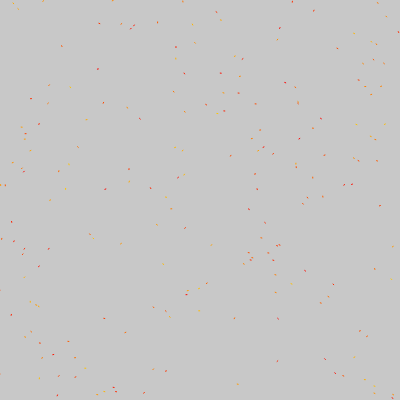
Frame 1 (no input)
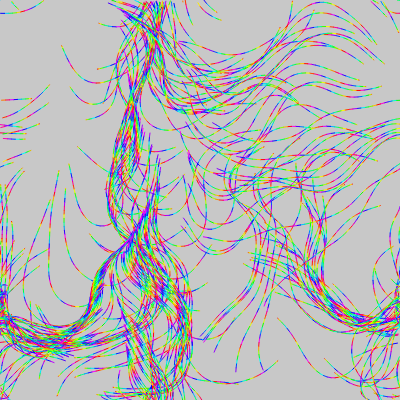
Frame 60 (no input)
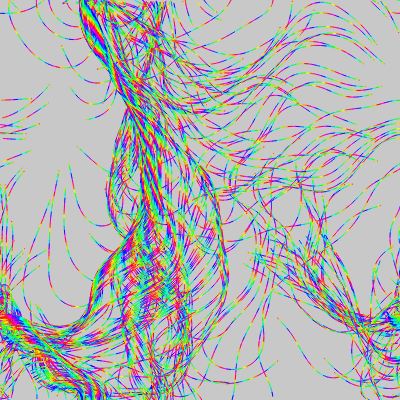
Frame 120 (the mouse pressed at the canvas centre since frame 60)

The p5.js sketch that drew these frames (run headless with seeded random() and noise() and a simulated clock; from frame 60 on, the mouse is pressed at the canvas centre):

// p5.js sketch
// ── sketch.js
let scl = 4
let xoff =0
let yoff =0
let zoff =0
let increment = 0.01
let z_increment = 0.0001
let cols
let rows

let particles = []
let flowfield = []
let show_arrow = true


let state = 0;
let a = 255;
let r = 255;
let g = 0;
let b = 0;

function setup() {
  createCanvas(400, 400);
  cols = floor(width / scl)
  rows = floor(height / scl)
  flowfield = new Array(cols * rows);

  for(let i = 0; i < 200; i++){
    particles[i] = new Particle()
  }
  background(200)
}

function mouseDragged(){

  particles.push(new Particle(mouseX, mouseY))
  
}

function draw() {
  yoff = 0
  for(let y = 0; y < rows; y++){
    xoff = 0
    for(let x = 0; x < cols; x++){
      


      let angle = noise(xoff,yoff,zoff) * TWO_PI * 4
      let v = p5.Vector.fromAngle(angle)
      v.setMag(1)
      flowfield[x + y * cols] = v
      xoff+=increment

      //FLECHES!!

      /*
      noStroke()
      fill(noise(xoff,yoff,zoff) * 100 )
      rect(x * scl, y * scl, scl)

      stroke(0,50)
      push()
      translate(x * scl, y * scl)
      rotate(v.heading())
      line(0, 0, scl, 0)
      pop()
      */



    }
    yoff += increment
    zoff+= z_increment
  }


  for(let i = 0; i < particles.length; i++){
    particles[i].follow(flowfield);
    particles[i].update();
    particles[i].edges();
    particles[i].show();
  }

  console.log(frameRate())

}

// ── particle.js
// Daniel Shiffman
// http://codingtra.in
// http://patreon.com/codingtrain
// Code for: https://youtu.be/BjoM9oKOAKY

class Particle {
  constructor(x,y) {
    if(x == undefined && y == undefined)
      this.pos = createVector(random(width), random(height));
    else
      this.pos = createVector(x, y);
    this.vel = createVector(0, 0);
    this.acc = createVector(0, 0);
    this.maxspeed = 4;
    this.prevPos = this.pos.copy();
  }

  update() {
    this.vel.add(this.acc);
    this.vel.limit(this.maxspeed);
    this.pos.add(this.vel);
    this.acc.mult(0);
  }

  follow(vectors) {
    var x = floor(this.pos.x / scl);
    var y = floor(this.pos.y / scl);
    var index = x + y * cols;
    var force = vectors[index];
    this.applyForce(force);
  }

  applyForce(force) {
    this.acc.add(force);
  }

  show() {
    switch(state){
      case 0: 
        g ++;
        if(g == 255)
            state = 1;
      break;
      case 1: 
        r--;
        if(r == 0)
            state = 2;
      break;
      case 2: 
        b++;
        if(b == 255)
            state = 3;
      break;
      case 3: 
        g--;
        if(g == 0)
            state = 4;
      break;
      case 4: 
        r++;
        if(r == 255)
            state = 5;
      break;
      case 5: 
        b--;
        if(b == 0)
            state = 0;
      break;
    }

    stroke(r,g,b,255);
    strokeWeight(1);
    line(this.pos.x, this.pos.y, this.prevPos.x, this.prevPos.y);
    this.updatePrev();
  }

  updatePrev() {
    this.prevPos.x = this.pos.x;
    this.prevPos.y = this.pos.y;
  }

  edges() {
    if (this.pos.x > width) {
      this.pos.x = 0;
      this.updatePrev();
    }
    if (this.pos.x < 0) {
      this.pos.x = width;
      this.updatePrev();
    }
    if (this.pos.y > height) {
      this.pos.y = 0;
      this.updatePrev();
    }
    if (this.pos.y < 0) {
      this.pos.y = height;
      this.updatePrev();
    }

  }

}
// ── style.css
html, body {
  margin: 0;
  padding: 0;
  background-color: rgb(54, 54, 54);
}

canvas {
  display: block;
}



body{
  display: flex;
  flex-direction: column-reverse;
  align-items: center;
}
